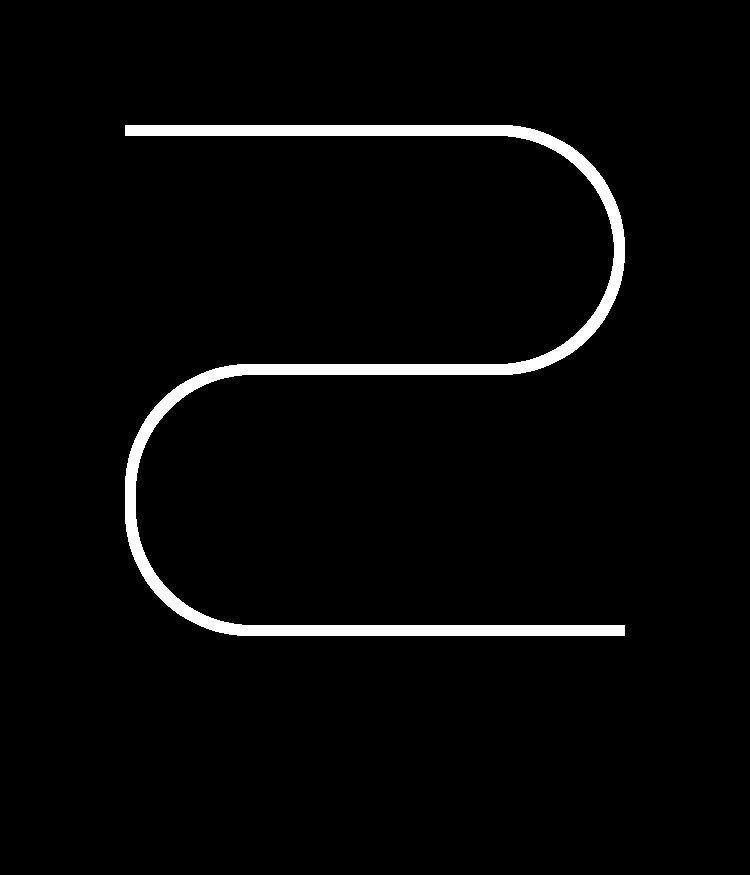

The image is a tile-based game level rendered from a .tmx file. Its description and complete source (layers, tilesets, objects, tile grids) follow:
An orthogonal 6x7 tile map with 125x125 px tiles, 1 tile layer (Calque de Tuiles 1) and 5 objects.

<map version="1.4" tiledversion="1.4.3" orientation="orthogonal" renderorder="right-down" width="6" height="7" tilewidth="125" tileheight="125" infinite="0" nextlayerid="5" nextobjectid="6">
 <tileset firstgid="1" name="sprite_robot" tilewidth="125" tileheight="125" tilecount="48" columns="8">
  <image source="../images/sprite_robot.png" width="1000" height="750" />
 </tileset>
 <layer id="1" name="Calque de Tuiles 1" width="6" height="7">
  <data encoding="csv">
0,0,0,0,0,0,
0,3,3,3,5,0,
0,7,11,11,13,0,
0,15,0,0,0,0,
0,23,0,0,0,0,
0,31,3,3,3,0,
0,0,0,0,0,0
</data>
 </layer>
 <objectgroup id="2" name="debut">
  <object id="1" x="690.909" y="633.333">
   <polyline points="0,0 -48.4848,0" />
  </object>
 </objectgroup>
 <objectgroup id="3" name="fin">
  <object id="2" x="78.7879" y="84.8485" width="15.1515" height="84.8485" />
 </objectgroup>
 <objectgroup id="4" name="tracer">
  <object id="3" x="275.758" y="587.879" width="21.2121" height="24.2424">
   <ellipse />
  </object>
  <object id="4" x="157.576" y="342.424" width="18.1818" height="27.2727">
   <ellipse />
  </object>
  <object id="5" x="448.485" y="90.9091" width="18.1818" height="27.2727">
   <ellipse />
  </object>
 </objectgroup>
</map>